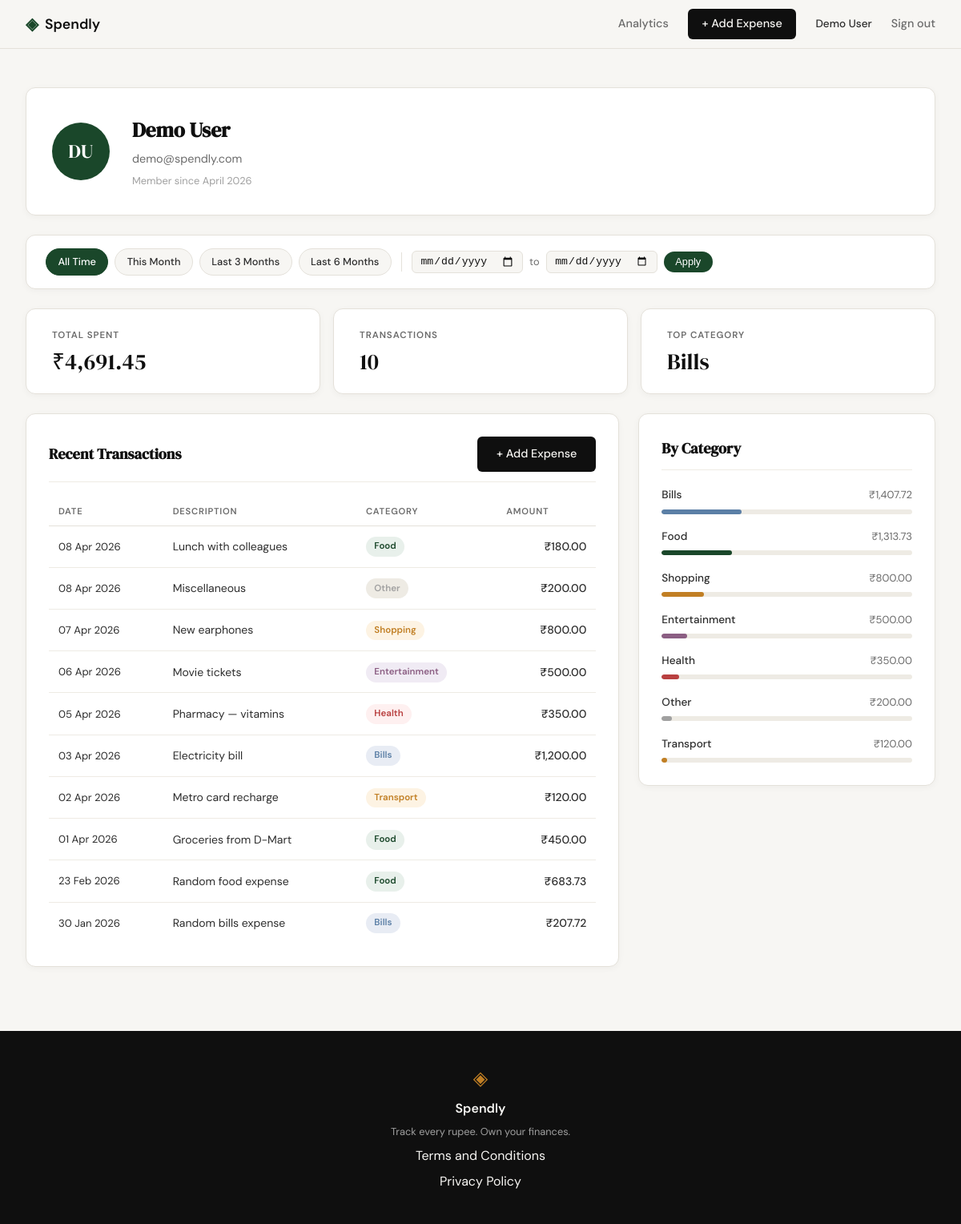
Screenshot of /profile (signed in) with the database file from the repository.
### tables this page shows
CREATE TABLE users (
            id            INTEGER PRIMARY KEY AUTOINCREMENT,
            name          TEXT    NOT NULL,
            email         TEXT    UNIQUE NOT NULL,
            password_hash TEXT    NOT NULL,
            created_at    TEXT    DEFAULT (datetime('now'))
        );

CREATE TABLE expenses (
            id          INTEGER PRIMARY KEY AUTOINCREMENT,
            user_id     INTEGER NOT NULL REFERENCES users(id),
            amount      REAL    NOT NULL,
            category    TEXT    NOT NULL,
            date        TEXT    NOT NULL,
            description TEXT,
            created_at  TEXT    DEFAULT (datetime('now'))
        );

### app.py (the view)
@app.route("/profile")
def profile():
    if not session.get("user_id"):
        return redirect(url_for("login"))
    uid = session["user_id"]
    today = date.today()
    date_from = _parse_date(request.args.get("date_from"))
    date_to = _parse_date(request.args.get("date_to"))
    if date_from and date_to and date_from > date_to:
        flash("Start date must be before end date.", "error")
        date_from = date_to = None
    today_str = today.isoformat()
    this_month_from = today.replace(day=1).isoformat()
    this_month_to = today.replace(
        day=calendar.monthrange(today.year, today.month)[1]
    ).isoformat()
    presets = {
        "this_month": {"date_from": this_month_from, "date_to": this_month_to},
        "last_3":     {"date_from": _months_ago(today, 3), "date_to": today_str},
        "last_6":     {"date_from": _months_ago(today, 6), "date_to": today_str},
    }
    return render_template(
        "profile.html",
        user=get_user_by_id(uid),
        stats=get_summary_stats(uid, date_from, date_to),
        expenses=get_recent_transactions(uid, date_from=date_from, date_to=date_to),
        categories=get_category_breakdown(uid, date_from, date_to),
        date_from=date_from,
        date_to=date_to,
        presets=presets,
    )

### app.py (called while the page is built)
def _parse_date(val):
    try:
        datetime.strptime(val, "%Y-%m-%d")
        return val
    except (ValueError, TypeError):
        return None

def _months_ago(today, n):
    m, y = today.month - n, today.year
    while m <= 0:
        m += 12
        y -= 1
    return date(y, m, 1).isoformat()

### database/db.py (called while the page is built)
def get_db():
    conn = sqlite3.connect(DB_PATH)
    conn.row_factory = sqlite3.Row
    conn.execute("PRAGMA foreign_keys = ON")
    return conn

### database/queries.py (called while the page is built)
def _build_date_filter(date_from, date_to):
    if date_from and date_to:
        return "AND date BETWEEN ? AND ?", [date_from, date_to]
    return "", []

def get_user_by_id(user_id):
    conn = get_db()
    row = conn.execute(
        "SELECT id, name, email, created_at FROM users WHERE id = ?",
        (user_id,),
    ).fetchone()
    conn.close()
    if row is None:
        return None
    name = row["name"]
    initials = "".join(w[0].upper() for w in name.split() if w)
    member_since = datetime.strptime(row["created_at"], "%Y-%m-%d %H:%M:%S").strftime("%B %Y")
    return {
        "name": name,
        "email": row["email"],
        "initials": initials,
        "member_since": member_since,
    }

def get_recent_transactions(user_id, limit=10, date_from=None, date_to=None):
    date_clause, date_params = _build_date_filter(date_from, date_to)
    params = [user_id] + date_params + [limit]
    conn = get_db()
    rows = conn.execute(
        "SELECT date, description, category, amount "
        "FROM expenses "
        "WHERE user_id = ? "
        + date_clause +
        " ORDER BY date DESC, id DESC "
        "LIMIT ?",
        params,
    ).fetchall()
    conn.close()
    return [
        {
            "date": datetime.strptime(row["date"], "%Y-%m-%d").strftime("%d %b %Y"),
            "description": row["description"],
            "category": row["category"],
            "amount": "{:,.2f}".format(row["amount"]),
        }
        for row in rows
    ]

### templates/profile.html (shortened to what this page needs)
{% extends "base.html" %}
{% block head %}
<link rel="stylesheet" href="{{ url_for('static', filename='css/profile.css') }}">
{% endblock %}
{% block content %}
<div class="profile-page">
    <div class="profile-inner">
        <div class="profile-header-card">
            <div class="profile-avatar">{{ user.initials }}</div>
            <div class="profile-info">
                <h1 class="profile-name">{{ user.name }}</h1>
                <p class="profile-email">{{ user.email }}</p>
                <p class="profile-since">Member since {{ user.member_since }}</p>
            </div>
        </div>
        <div class="filter-bar">
            <div class="filter-presets">
                <a href="{{ url_for('profile') }}"
                   class="filter-preset-btn{% if not date_from and not date_to %} filter-preset-btn--active{% endif %}">
                    All Time
                </a>
                <a href="{{ url_for('profile', date_from=presets.this_month.date_from, date_to=presets.this_month.date_to) }}"
                   class="filter-preset-btn{% if date_from == presets.this_month.date_from and date_to == presets.this_month.date_to %} filter-preset-btn--active{% endif %}">
                    This Month
                </a>
                <a href="{{ url_for('profile', date_from=presets.last_3.date_from, date_to=presets.last_3.date_to) }}"
                   class="filter-preset-btn{% if date_from == presets.last_3.date_from and date_to == presets.last_3.date_to %} filter-preset-btn--active{% endif %}">
                    Last 3 Months
                </a>
                <a href="{{ url_for('profile', date_from=presets.last_6.date_from, date_to=presets.last_6.date_to) }}"
                   class="filter-preset-btn{% if date_from == presets.last_6.date_from and date_to == presets.last_6.date_to %} filter-preset-btn--active{% endif %}">
                    Last 6 Months
                </a>
            </div>
            <form class="filter-form" method="GET" action="{{ url_for('profile') }}">
                <input type="date" name="date_from" class="filter-date-input"
                       value="{{ date_from or '' }}">
                <span class="filter-to-label">to</span>
                <input type="date" name="date_to" class="filter-date-input"
                       value="{{ date_to or '' }}">
                <button type="submit" class="filter-apply-btn">Apply</button>
            </form>
        </div>
        <div class="profile-stats">
            <div class="stat-card">
                <span class="stat-label">Total Spent</span>
                <span class="stat-value">₹{{ stats.total }}</span>
            </div>
            <div class="stat-card">
                <span class="stat-label">Transactions</span>
                <span class="stat-value">{{ stats.count }}</span>
            </div>
            <div class="stat-card">
                <span class="stat-label">Top Category</span>
                <span class="stat-value">{{ stats.top_category }}</span>
            </div>
        </div>
        <div class="profile-grid">
            <div class="profile-section">
                <div class="section-title-row">
                    <h2 class="section-title">Recent Transactions</h2>
                    <a href="{{ url_for('add_expense') }}" class="btn-primary">+ Add Expense</a>
                </div>
                <div class="tx-table-wrapper">
                    <table class="tx-table">
                        <thead>
                            <tr>
                                <th>Date</th>
                                <th>Description</th>
                                <th>Category</th>
                                <th class="tx-amount-col">Amount</th>
                            </tr>
                        </thead>
                        <tbody>
                            {% for tx in expenses %}
                            <tr>
                                <td class="tx-date">{{ tx.date }}</td>
                                <td class="tx-desc">{{ tx.description }}</td>
                                <td>
                                    <span class="cat-badge cat-badge--{{ tx.category | lower }}">
                                        {{ tx.category }}
                                    </span>
                                </td>
                                <td class="tx-amount">₹{{ tx.amount }}</td>
                            </tr>
                            {% endfor %}
                        </tbody>
                    </table>
                </div>
            </div>
            <div class="profile-section">
                <h2 class="section-title">By Category</h2>
                <div class="category-list">
                    {% for cat in categories %}
                    <div class="cat-row">
                        <div class="cat-row-header">
                            <span class="cat-row-name">{{ cat.name }}</span>
                            <span class="cat-row-amount">₹{{ cat.amount }}</span>
                        </div>
                        <div class="cat-bar-track">
                            <div class="cat-bar cat-bar--{{ cat.name | lower }}"
                                 style="width: {{ cat.percent }}%"></div>
                        </div>
                    </div>
                    {% endfor %}
                </div>
            </div>
        </div>
    </div>
</div>
{% endblock %}

### templates/base.html (shortened to what this page needs)
<!DOCTYPE html>
<html lang="en">
<head>
    <link rel="stylesheet" href="{{ url_for('static', filename='css/style.css') }}">
    {% block head %}{% endblock %}
</head>
<body>
    <nav class="navbar">
        <div class="nav-inner">
            <a href="{{ url_for('landing') }}" class="nav-brand">
                <span class="brand-icon">◈</span>
                <span class="brand-name">Spendly</span>
            </a>
            <div class="nav-links">
                {% if session.user_id %}
                <a href="{{ url_for('analytics') }}" class="{{ 'nav-link-active' if request.endpoint == 'analytics' else '' }}">Analytics</a>
                <a href="{{ url_for('add_expense') }}" class="nav-cta {{ 'nav-link-active' if request.endpoint == 'add_expense' else '' }}">+ Add Expense</a>
                <span class="nav-username">{{ session.user_name }}</span>
                <a href="{{ url_for('logout') }}">Sign out</a>
                {% else %}
                <a href="{{ url_for('login') }}">Sign in</a>
                <a href="{{ url_for('register') }}" class="nav-cta">Get started</a>
                {% endif %}
            </div>
        </div>
    </nav>
    <main class="main-content">
        {% block content %}{% endblock %}
    </main>
    <footer class="footer">
        <div class="footer-inner">
            <span class="brand-icon">◈</span>
            <span class="footer-name">Spendly</span>
            <p class="footer-copy">Track every rupee. Own your finances.</p>
            <a href="/terms">Terms and Conditions</a>
            <a href="/privacy">Privacy Policy</a>
        </div>
    </footer>
</body>
</html>

### static/css/style.css (style rules this page uses)
:root { --ink: #0f0f0f; --ink-soft: #2d2d2d; --ink-muted: #6b6b6b; --ink-faint: #a0a0a0; --paper: #f7f6f3; --paper-warm: #f0ede6; --paper-card: #ffffff; --accent: #1a472a; --accent-light: #e8f0eb; --accent-2: #c17f24; --accent-2-light: #fdf3e3; --danger: #c0392b; --danger-light: #fdecea; --border: #e4e1da; --border-soft: #eeebe4; --font-display: 'DM Serif Display', Georgia, serif; --font-body: 'DM Sans', system-ui, sans-serif; --max-width: 1200px; --auth-width: 440px; --radius-sm: 6px; --radius-md: 12px; --radius-lg: 20px; }
*, *::before, *::after { box-sizing: border-box; margin: 0; padding: 0; }
html { font-size: 16px; scroll-behavior: smooth; }
body { background: var(--paper); color: var(--ink); font-family: var(--font-body); font-size: 1rem; line-height: 1.6; -webkit-font-smoothing: antialiased; }
a { color: inherit; text-decoration: none; }
.navbar { position: sticky; top: 0; z-index: 100; background: var(--paper); border-bottom: 1px solid var(--border); padding: 0 2rem; }
.nav-inner { max-width: var(--max-width); margin: 0 auto; height: 60px; display: flex; align-items: center; justify-content: space-between; }
.nav-brand { display: flex; align-items: center; gap: 0.5rem; font-family: var(--font-body); font-weight: 600; font-size: 1.1rem; color: var(--ink); }
.brand-icon { color: var(--accent); font-size: 1.3rem; }
.brand-name { color: var(--ink); }
.nav-links { display: flex; align-items: center; gap: 1.5rem; font-size: 0.9rem; font-weight: 500; }
.nav-links a { color: var(--ink-muted); transition: color 0.2s; }
.nav-cta { background: var(--ink) !important; color: var(--paper) !important; padding: 0.45rem 1.1rem; border-radius: var(--radius-sm); transition: background 0.2s !important; }
.main-content { min-height: calc(100vh - 60px - 100px); }
.btn-primary { display: inline-block; background: var(--ink); color: var(--paper); padding: 0.65rem 1.5rem; border-radius: var(--radius-sm); font-family: var(--font-body); font-size: 0.9rem; font-weight: 500; cursor: pointer; border: none; transition: background 0.2s; text-decoration: none; }
.footer { background: var(--ink); color: var(--paper); padding: 2.5rem 2rem; text-align: center; }
.footer-inner { display: flex; flex-direction: column; align-items: center; gap: 0.4rem; }
.footer .brand-icon { color: var(--accent-2); font-size: 1.5rem; }
.footer-name { font-weight: 600; font-size: 1rem; }
.footer-copy { font-size: 0.8rem; color: var(--ink-faint); }

### rows the page displays
users: user_name "Demo User", name "Demo User", email "demo@spendly.com"
expenses: date "08 Apr 2026", description "Lunch with colleagues", category "Food", amount "180.00"
expenses: date "08 Apr 2026", description "Miscellaneous", category "Other", amount "200.00", name "Other", {{ cat.percent }} 4 (drawn)
expenses: date "07 Apr 2026", description "New earphones", category "Shopping", amount "800.00", name "Shopping", {{ cat.percent }} 17 (drawn)
expenses: date "06 Apr 2026", description "Movie tickets", category "Entertainment", amount "500.00", name "Entertainment", {{ cat.percent }} 10 (drawn)
expenses: date "05 Apr 2026", description "Pharmacy — vitamins", category "Health", amount "350.00", name "Health", {{ cat.percent }} 7 (drawn)
expenses: date "03 Apr 2026", description "Electricity bill", category "Bills", amount "1,200.00"
expenses: date "02 Apr 2026", description "Metro card recharge", category "Transport", amount "120.00", name "Transport", {{ cat.percent }} 2 (drawn)
expenses: date "01 Apr 2026", description "Groceries from D-Mart", category "Food", amount "450.00"
expenses: date "23 Feb 2026", description "Random food expense", category "Food", amount "683.73"
expenses: date "30 Jan 2026", description "Random bills expense", category "Bills", amount "207.72"

### other values shown
{{ user.initials }} "DU"
{{ user.member_since }} "April 2026"
{{ stats.total }} "4,691.45"
{{ stats.count }} "10"
{{ stats.top_category }} "Bills"
{{ cat.name }} "Bills" "Food"
{{ cat.amount }} "1,407.72" "1,313.73"
